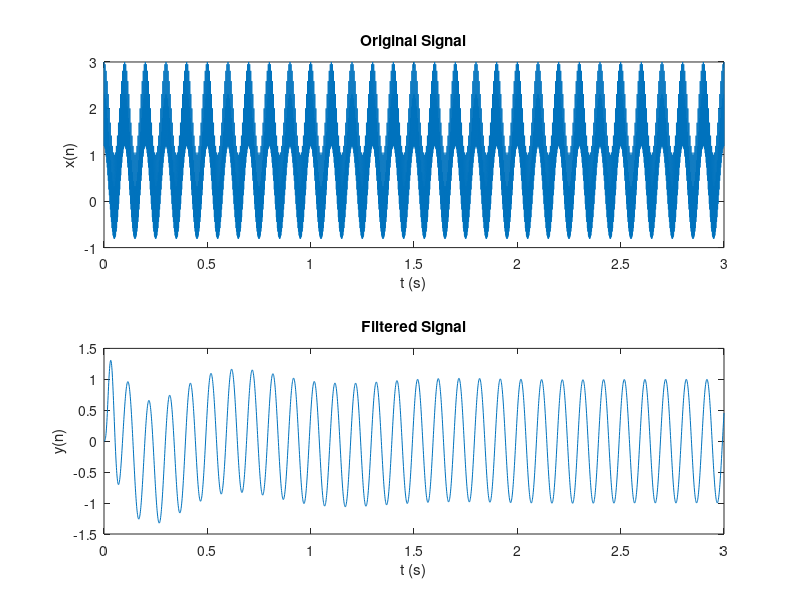
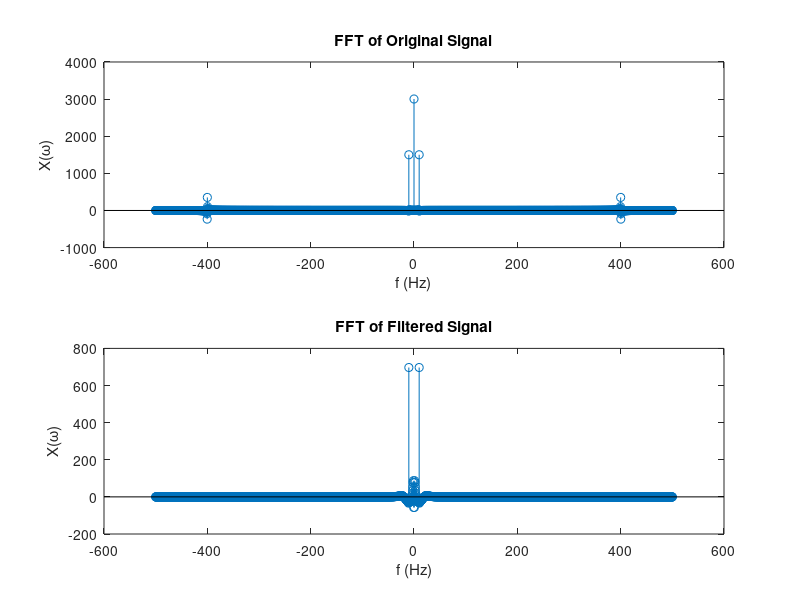

MATLAB code for these plots, in order:
%{
    Tugas Besar EB3102 - Pengolahan Sinyal Biomedika
    Irfan Tito Kurniawan
    NIM 18317019

    Butterworth bandpass filter performance proof on cosine function
%}

% Clear the screen, clean all the variables, close all windows
clear; clc; close all;

pkg load signal

% Signal properties
sample_frequency = 1000;
power_supply_frequency = 60;
max_frequency = sample_frequency / 2;
duration = 3;
signal_length = duration * sample_frequency;
tstep = duration / signal_length;

freq_1 = 400 * 2 * pi;
freq_2 = 0.001 * 2 * pi;
freq_3 = 10 * 2 * pi;

n = [0:tstep:duration];
n_2 = [0:signal_length];

x = cos(freq_1 * n) + cos(freq_2 * n) + cos(freq_3 * n);

x_fft = fftshift(fft(x));

% Butterworth lowpass filter difference equation generator
function [b, a] = design_butterworth_lowpass(n, cutoff_frequency, sample_frequency)
    a = [1];
    b = [1];

    % Constant for discretization
    gamma_const = cot(pi * cutoff_frequency / sample_frequency);

    if mod(n, 2) == 0
        for k = 0:(n / 2) - 1
            % Constant for each pole
            alpha_const = 2 * cos(2 * pi * (2 * k + n + 1) / (4 * n));
            dummy_a = [gamma_const .^ 2 - (alpha_const * gamma_const) + 1, -2 * (gamma_const .^ 2) + 2, ...
                gamma_const .^ 2 + (alpha_const * gamma_const) + 1];
            a = conv(a, dummy_a);

            dummy_b = [1, 2, 1];
            b = conv(b, dummy_b);
        end
    else
        for k = 0:((n - 1) / 2) - 1
            alpha_const = 2 * cos(2 * pi * (2 * k + n + 1) / (4 * n));
            dummy_a = [gamma_const .^ 2 - (alpha_const * gamma_const) + 1, -2 * (gamma_const .^ 2) + 2, ...
                gamma_const .^ 2 + (alpha_const * gamma_const) + 1];
            a = conv(a, dummy_a);

            dummy_b = [1, 2, 1];
            b = conv(b, dummy_b);
        end
        
        dummy_a = [gamma_const + 1, 1 - gamma_const];
        a = conv(a, dummy_a);

        dummy_b = [1, 1];
        b = conv(b, dummy_b);
    end
end

% Butterworth highpass filter difference equation generator
function [b, a] = design_butterworth_highpass(n, cutoff_frequency, sample_frequency)
    % Use lowpass filter generator to get the poles
    [b, a] = design_butterworth_lowpass(n, cutoff_frequency, sample_frequency);

    gamma_const = cot(pi * cutoff_frequency / sample_frequency);
    
    % Redefine the zeros
    b = [1];

    for k = 1:n
        dummy_b = gamma_const .* [1, -1];
        b = conv(b, dummy_b);
    end
end

% Butterworth bandpass filter difference equation generator
function [b, a] = design_butterworth_bandpass(n_lower, n_upper, cutoff_frequency_lower, cutoff_frequency_upper, sample_frequency)
    % Generate lowpass and highpass filter difference equation
    [b_low, a_low] = design_butterworth_lowpass(n_upper, cutoff_frequency_upper, sample_frequency);
    [b_high, a_high] = design_butterworth_highpass(n_lower, cutoff_frequency_lower, sample_frequency);

    % Combine both filters into one
    b = conv(b_low, b_high);
    a = conv(a_low, a_high);    
end

% Bandpass Filter
high_pass_frequency = 1;
low_pass_frequency = 20;
bandpass_order = 4;

[b, a] = design_butterworth_bandpass(bandpass_order, bandpass_order, ...
    high_pass_frequency, low_pass_frequency, sample_frequency);

y = filter(b, a, x);

y_fft = fftshift(fft(y));

figure;
subplot(2, 1, 1); 
plot(n, x);
xlabel('t (s)');
ylabel('x(n)');
title('Original Signal');
subplot(2, 1, 2); 
plot(n, y);
xlabel('t (s)');
ylabel('y(n)');
title('Filtered Signal');

figure;
subplot(2, 1, 1); 
stem((n_2 / signal_length * sample_frequency) - (sample_frequency / 2), x_fft);
xlabel('f (Hz)');
ylabel('X(\omega)');
title('FFT of Original Signal');
subplot(2, 1, 2); 
stem((n_2 / signal_length * sample_frequency) - (sample_frequency / 2), y_fft);
xlabel('f (Hz)');
ylabel('X(\omega)');
title('FFT of Filtered Signal');